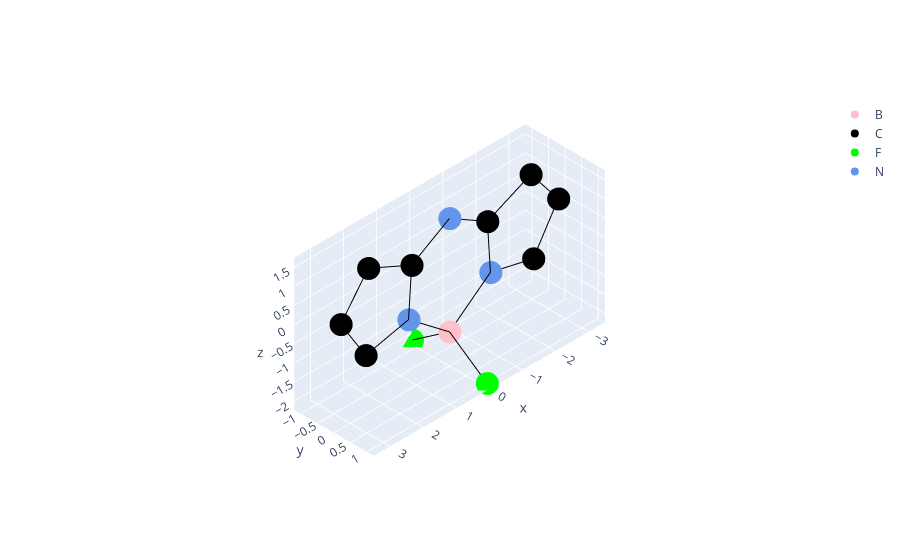

This figure's notebook cell:
### Markdown cell above
from this we can see that the measured conformations are beween the 'flat' main cluster at zero, and the usual bent cluster around 5 Angstroms. Were we to want to see those distorted by twisting instead, we can pull up the "A2" figure, which shows only smaller distortions usually observed. One can also see these data at www.kingsbury.id.au/scsd_model_ext/xanthene

Now we may have a structure which has no equivalent model. Here's where the model creation routines might come in - we'll make one for aza-bodipy below. The BODIPY itself has an interesting variability in how it coordinates the central boron depending on the presence of the 1,3,5,7-tetramethyl motif. We'll use HUYBAF as the model.
1. Download the data from the CSD, COD, PDB or other source
2. Delete the atoms outside of the aza-bodipy core. This can be accomplished with a text editor, using the mercury "Edit Structure" tool (free), or in CrystalMaker (paid)
3. Save this structure as a .pdb file
I've done the above and huybaf can be loaded from the data folder

### Code cell
huybaf_ats = scsd.import_pdb('./data/huybaf.pdb')
huybaf = scsd.yield_model(huybaf_ats, 'C2v', bhopping = True)
azabodipy = scsd.scsd_model('azabodipy', huybaf, 'C2v')
azabodipy.plotly_plot_model()

### Figure 1 — Plotly figure (JSON) as saved in the notebook; plotly's stock layout.template omitted (floating-point values rounded to 4 significant figures)
{"data": [{"legendgroup": "Model", "marker": {"color": "pink"}, "mode": "markers", "name": "B", "type": "scatter3d", "x": [8.18e-17], "y": [8.18e-17], "z": [-1.336]}, {"legendgroup": "Model", "marker": {"color": "black"}, "mode": "markers", "name": "C", "type": "scatter3d", "x": [-1.145, 1.145, -2.534, -3.289, -2.456, 2.534, 3.289, 2.456], "y": [-6.072e-17, -6.072e-17, 4.207e-17, -3.123e-17, -9.541e-17, 4.207e-17, -3.123e-17, -9.541e-17], "z": [0.9826, 0.9826, -0.6843, 0.5049, 1.558, -0.6843, 0.5049, 1.558]}, {"legendgroup": "Model", "marker": {"color": "lime"}, "mode": "markers", "name": "F", "type": "scatter3d", "x": [1.295e-16, 1.295e-16], "y": [1.132, -1.132], "z": [-2.116, -2.116]}, {"legendgroup": "Model", "marker": {"color": "cornflowerblue"}, "mode": "markers", "name": "N", "type": "scatter3d", "x": [-1.238, -1.002e-16, 1.238], "y": [2.429e-17, -1.002e-16, 2.429e-17], "z": [-0.3957, 1.636, -0.3957]}, {"legendgroup": "Model", "line": {"color": "black"}, "mode": "lines", "showlegend": false, "type": "scatter3d", "x": [-3.289, -2.456, -1.145, -1.002e-16, 1.145, 2.456, 3.289, 2.534, 1.238, 2.534, 3.289, 2.456, 1.145, -1.002e-16, -1.145, -2.456, -3.289, -3.289, -3.289, -2.534, -1.238, -1.145, -1.238, 8.18e-17, 1.238, 1.145, 1.238, 8.18e-17, 1.295e-16, 8.18e-17, 1.295e-16, 8.18e-17, -1.238, -2.534], "y": [-3.123e-17, -9.541e-17, -6.072e-17, -1.002e-16, -6.072e-17, -9.541e-17, -3.123e-17, 4.207e-17, 2.429e-17, 4.207e-17, -3.123e-17, -9.541e-17, -6.072e-17, -1.002e-16, -6.072e-17, -9.541e-17, -3.123e-17, -3.123e-17, -3.123e-17, 4.207e-17, 2.429e-17, -6.072e-17, 2.429e-17, 8.18e-17, 2.429e-17, -6.072e-17, 2.429e-17, 8.18e-17, -1.132, 8.18e-17, 1.132, 8.18e-17, 2.429e-17, 4.207e-17], "z": [0.5049, 1.558, 0.9826, 1.636, 0.9826, 1.558, 0.5049, -0.6843, -0.3957, -0.6843, 0.5049, 1.558, 0.9826, 1.636, 0.9826, 1.558, 0.5049, 0.5049, 0.5049, -0.6843, -0.3957, 0.9826, -0.3957, -1.336, -0.3957, 0.9826, -0.3957, -1.336, -2.116, -1.336, -2.116, -1.336, -0.3957, -0.6843]}], "layout": {"scene": {"aspectmode": "data", "camera": {"projection": {"type": "orthographic"}}}}}
